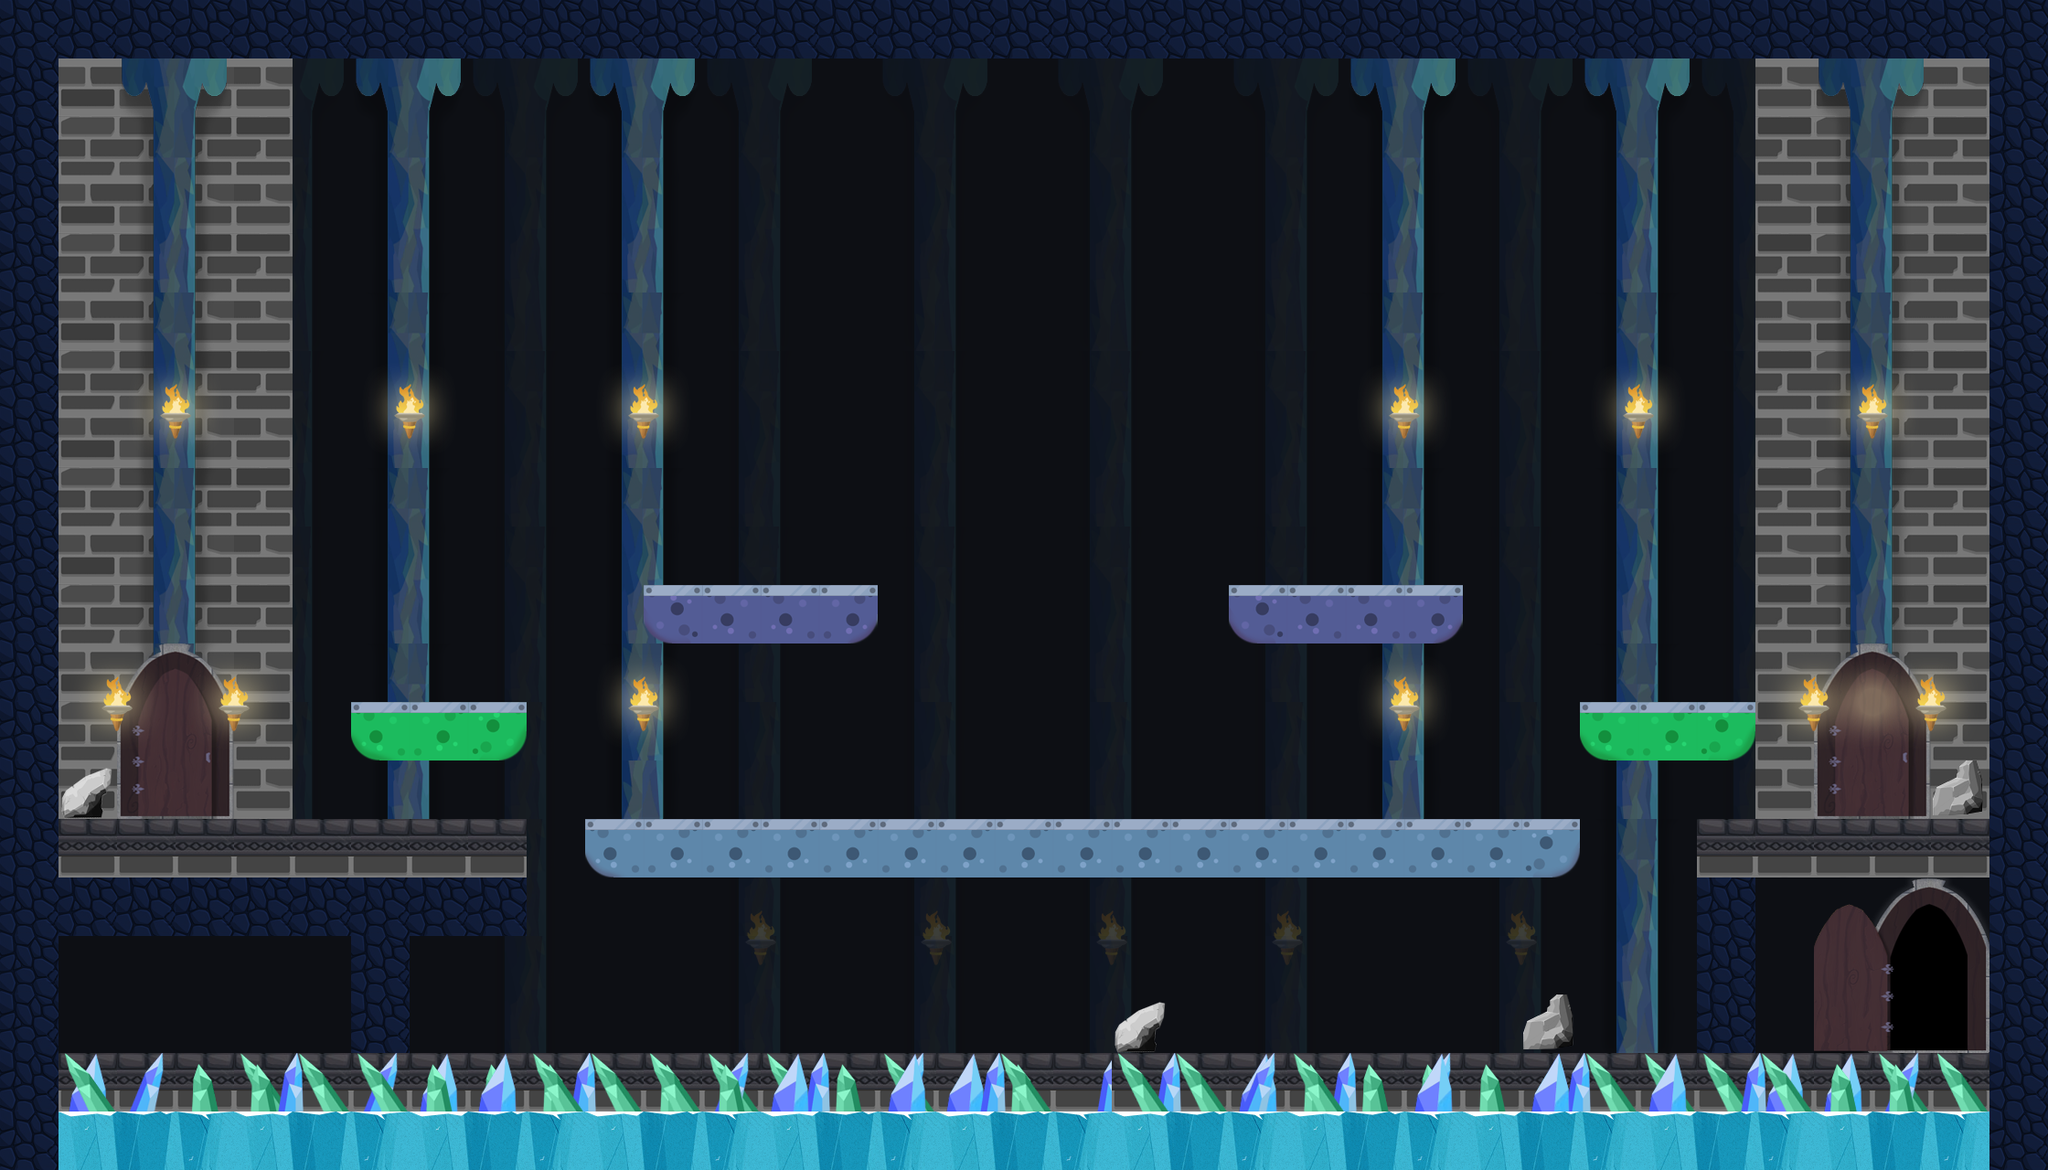

A 2D game scene composited from a Tiled map and its tileset images. What follows is a short description and the map's XML, with each tile layer's data collapsed to a summary:
An orthogonal 35x20 tile map with 64x64 px tiles, 17 tile layers (bottom_background, bottom_background_parallax08, bottom_decorations_faded, Copia di bottom_decorations_faded, ...), 2 tilesets and 3 objects (check0, bossSpawn, event).

<map version="1.0" tiledversion="1.0.1" orientation="orthogonal" renderorder="right-down" width="35" height="20" tilewidth="64" tileheight="64" nextobjectid="37">
 <properties>
  <property name="ParallaxEnabled" value="true" />
 </properties>
 <tileset firstgid="1" name="LEVEL_1_HD" tilewidth="64" tileheight="64" tilecount="144" columns="9">
  <image source="visual/tilesets/LEVEL_1_HD.png" width="576" height="1024" />
  <tile id="0">
   <properties>
    <property name="isSensor" value="true" />
    <property name="tName" value="endLevel" />
   </properties>
  </tile>
  <tile id="6">
   <properties>
    <property name="tName" value="danger" />
   </properties>
  </tile>
  <tile id="8">
   <properties>
    <property name="tName" value="danger" />
   </properties>
  </tile>
  <tile id="17">
   <properties>
    <property name="tName" value="danger" />
   </properties>
  </tile>
  <tile id="24">
   <properties>
    <property name="tName" value="danger" />
   </properties>
  </tile>
  <tile id="32">
   <properties>
    <property name="isBreakable" value="true" />
    <property name="tName" value="dynamicEnv" />
   </properties>
  </tile>
  <tile id="43">
   <properties>
    <property name="isSensor" value="true" />
    <property name="tName" value="endLevel" />
   </properties>
  </tile>
  <tile id="44">
   <properties>
    <property name="isSensor" value="true" />
    <property name="tName" value="endLevel" />
   </properties>
  </tile>
  <tile id="46">
   <properties>
    <property name="tName" value="env" />
   </properties>
  </tile>
  <tile id="52">
   <properties>
    <property name="isSensor" value="true" />
    <property name="tName" value="endLevel" />
   </properties>
  </tile>
  <tile id="53">
   <properties>
    <property name="isSensor" value="true" />
    <property name="tName" value="endLevel" />
   </properties>
  </tile>
  <tile id="58">
   <properties>
    <property name="isBreakable" value="true" />
    <property name="tName" value="dynamicEnv" />
   </properties>
  </tile>
  <tile id="61">
   <properties>
    <property name="isSensor" value="true" />
    <property name="tName" value="endLevel" />
   </properties>
  </tile>
  <tile id="62">
   <properties>
    <property name="isSensor" value="true" />
    <property name="tName" value="endLevel" />
   </properties>
  </tile>
  <tile id="75">
   <properties>
    <property name="isGround" value="" />
    <property name="isSlippery" value="" />
    <property name="tName" value="env" />
   </properties>
  </tile>
  <tile id="76">
   <properties>
    <property name="isGround" value="" />
    <property name="isSlippery" value="" />
    <property name="tName" value="env" />
   </properties>
  </tile>
  <tile id="77">
   <properties>
    <property name="isGround" value="" />
    <property name="isSlippery" value="" />
    <property name="tName" value="env" />
   </properties>
  </tile>
  <tile id="78">
   <properties>
    <property name="isGround" value="" />
    <property name="isSlippery" value="" />
    <property name="tName" value="env" />
   </properties>
  </tile>
  <tile id="79">
   <properties>
    <property name="isGround" value="" />
    <property name="isSlippery" value="" />
    <property name="tName" value="env" />
   </properties>
  </tile>
  <tile id="80">
   <properties>
    <property name="isGround" value="" />
    <property name="isSlippery" value="" />
    <property name="tName" value="env" />
   </properties>
  </tile>
  <tile id="96">
   <properties>
    <property name="isGround" value="" />
    <property name="isPlatform" value="" />
    <property name="tName" value="env" />
   </properties>
  </tile>
  <tile id="97">
   <properties>
    <property name="isGround" value="" />
    <property name="isPlatform" value="" />
    <property name="tName" value="env" />
   </properties>
  </tile>
  <tile id="98">
   <properties>
    <property name="isGround" value="" />
    <property name="isPlatform" value="" />
    <property name="tName" value="env" />
   </properties>
  </tile>
  <tile id="99">
   <properties>
    <property name="isGround" value="" />
    <property name="tName" value="env" />
   </properties>
  </tile>
  <tile id="100">
   <properties>
    <property name="isGround" value="" />
    <property name="tName" value="env" />
   </properties>
  </tile>
  <tile id="101">
   <properties>
    <property name="isGround" value="" />
    <property name="tName" value="env" />
   </properties>
  </tile>
  <tile id="114">
   <properties>
    <property name="isGround" value="" />
    <property name="isPlatform" value="" />
    <property name="tName" value="env" />
   </properties>
  </tile>
  <tile id="115">
   <properties>
    <property name="isGround" value="" />
    <property name="isPlatform" value="" />
    <property name="tName" value="env" />
   </properties>
  </tile>
  <tile id="116">
   <properties>
    <property name="isGround" value="" />
    <property name="isPlatform" value="" />
    <property name="tName" value="env" />
   </properties>
  </tile>
  <tile id="132">
   <properties>
    <property name="isGround" value="" />
    <property name="isPlatform" value="" />
    <property name="tName" value="env" />
   </properties>
  </tile>
  <tile id="133">
   <properties>
    <property name="isGround" value="" />
    <property name="isPlatform" value="" />
    <property name="tName" value="env" />
   </properties>
  </tile>
  <tile id="134">
   <properties>
    <property name="isGround" value="" />
    <property name="isPlatform" value="" />
    <property name="tName" value="env" />
   </properties>
  </tile>
 </tileset>
 <tileset firstgid="145" name="torch" tilewidth="128" tileheight="128" tilecount="2" columns="2">
  <image source="visual/tilesets/torch.png" width="256" height="128" />
 </tileset>
 <layer name="bottom_background" width="35" height="20">
  <data>[700 cells, 700 non-empty, 1 distinct tile ids]</data>
 </layer>
 <layer name="bottom_background_parallax08" width="35" height="20">
  <properties>
   <property name="parallaxFactorX" value="0.8" />
  </properties>
  <data>[700 cells, 0 non-empty, 0 distinct tile ids]</data>
 </layer>
 <layer name="bottom_decorations_faded" width="35" height="20" opacity="0.17">
  <data>[700 cells, 256 non-empty, 10 distinct tile ids]</data>
 </layer>
 <layer name="Copia di bottom_decorations_faded" width="35" height="20" opacity="0.17">
  <data>[700 cells, 5 non-empty, 1 distinct tile ids]</data>
 </layer>
 <layer name="Livello tile 13" width="35" height="20">
  <data>[700 cells, 112 non-empty, 6 distinct tile ids]</data>
 </layer>
 <layer name="bottom_decorations" width="35" height="20">
  <data>[700 cells, 168 non-empty, 10 distinct tile ids]</data>
 </layer>
 <layer name="environment" width="35" height="20">
  <data>[700 cells, 205 non-empty, 22 distinct tile ids]</data>
 </layer>
 <layer name="top_decorations" width="35" height="20">
  <data>[700 cells, 45 non-empty, 9 distinct tile ids]</data>
 </layer>
 <layer name="torches" width="35" height="20">
  <data>[700 cells, 12 non-empty, 1 distinct tile ids]</data>
 </layer>
 <layer name="entities" width="35" height="20">
  <data>[700 cells, 0 non-empty, 0 distinct tile ids]</data>
 </layer>
 <layer name="lights" width="35" height="20">
  <data>[700 cells, 13 non-empty, 1 distinct tile ids]</data>
 </layer>
 <layer name="blockingWalls" width="35" height="20">
  <data>[700 cells, 5 non-empty, 1 distinct tile ids]</data>
 </layer>
 <layer name="JUMPSCREEN" width="35" height="20">
  <data>[700 cells, 0 non-empty, 0 distinct tile ids]</data>
 </layer>
 <layer name="MAP_BUTTONS" width="35" height="20">
  <data>[700 cells, 0 non-empty, 0 distinct tile ids]</data>
 </layer>
 <objectgroup name="checkPoints">
  <object id="25" name="check0" x="263.273" y="1085.42">
   <properties>
    <property name="checkID" value="0" />
    <property name="isStart" value="" />
   </properties>
  </object>
 </objectgroup>
 <objectgroup name="itemSpawn" />
 <objectgroup name="npcSpawn" />
 <objectgroup name="enemySpawn" />
 <objectgroup name="cadutaVuoto" />
 <objectgroup name="movingPlatforms" />
 <objectgroup name="bossSpawn">
  <object id="35" name="bossSpawn" x="1175.76" y="543.636" />
 </objectgroup>
 <objectgroup name="events">
  <object id="36" name="bossTrigger" type="event" x="514.636" y="1022.7">
   <properties>
    <property name="BodyType" value="static" />
    <property name="HasBody" value="" />
    <property name="bossIndex" value="1" />
    <property name="gravityScale" value="0" />
    <property name="tName" value="env" />
    <property name="tileNumber" value="2" />
   </properties>
   <polyline points="0,0 0,129 58,129 58,0 0,0" />
  </object>
 </objectgroup>
 <layer name="foreground_parallax12" width="35" height="20">
  <properties>
   <property name="parallaxFactorX" value="1.2" />
  </properties>
  <data>[700 cells, 33 non-empty, 4 distinct tile ids]</data>
 </layer>
 <layer name="foreground_parallax13" width="35" height="20">
  <properties>
   <property name="parallaxFactorX" value="1.3" />
  </properties>
  <data>[700 cells, 33 non-empty, 5 distinct tile ids]</data>
 </layer>
 <layer name="foreground_parallax15" width="35" height="20">
  <properties>
   <property name="parallaxFactorX" value="1.5" />
  </properties>
  <data>[700 cells, 32 non-empty, 4 distinct tile ids]</data>
 </layer>
</map>
